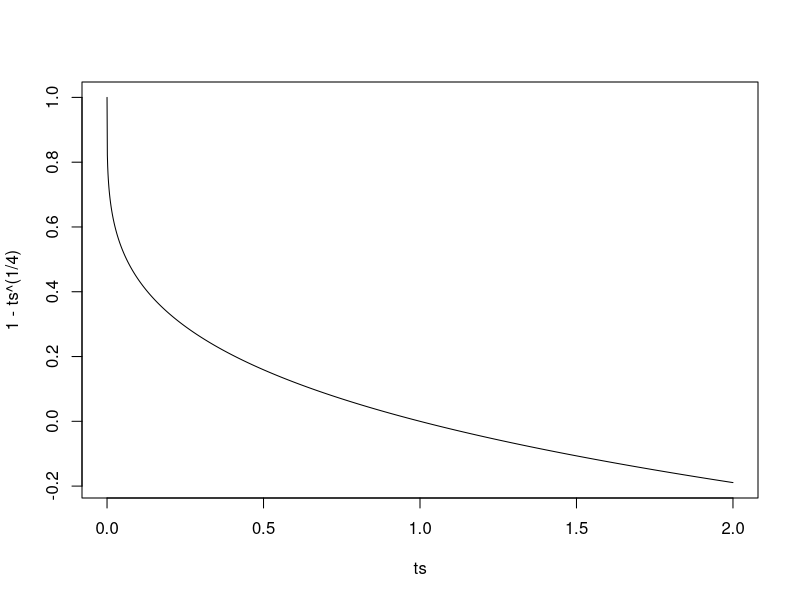
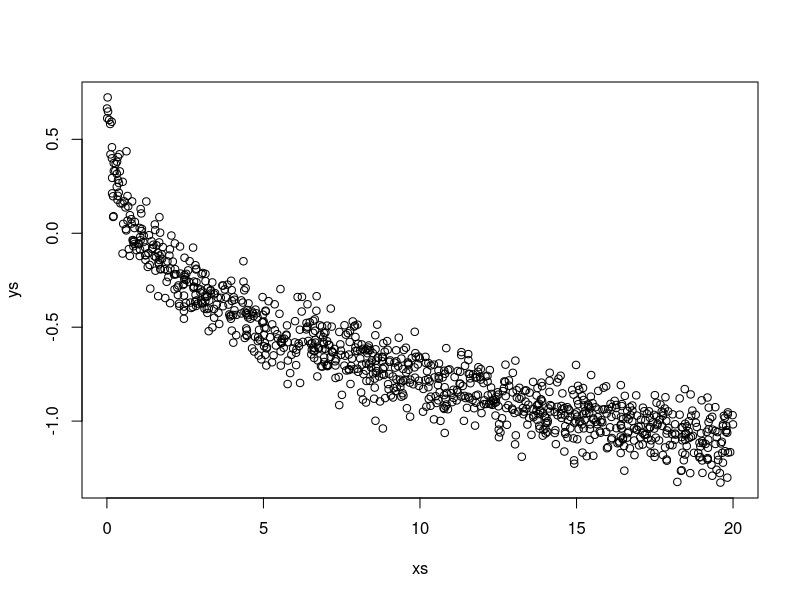

Write the R code that produced these figures, in order.
n <- 1000
ts <- seq(0,2,by=0.001)
plot(ts,1-ts^(1/4),type="l")
xs <- sort(runif(n,0,20))
ys <- rnorm(n,1-xs^(1/4),0.1)
plot(xs,ys)